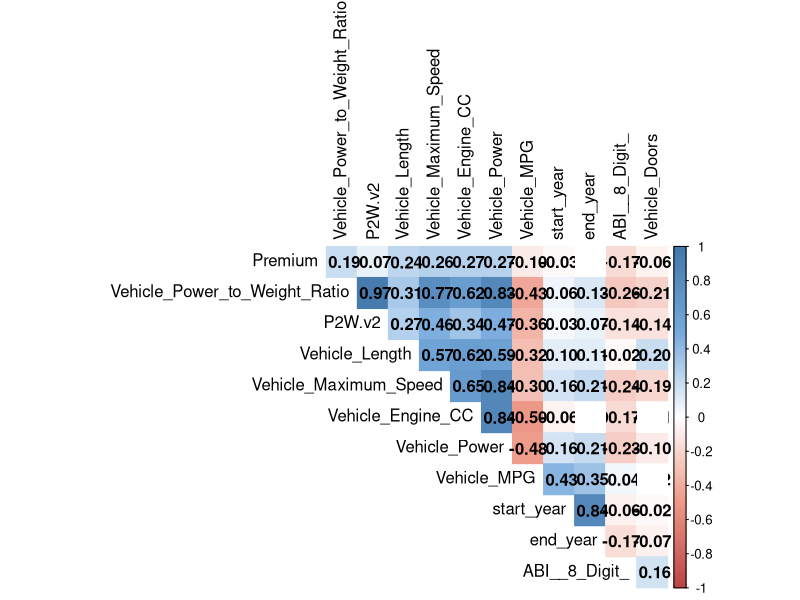
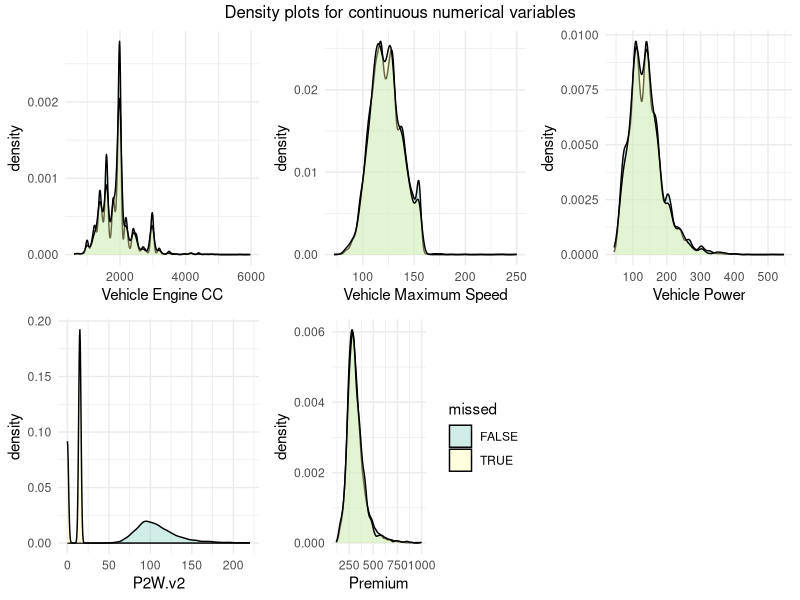
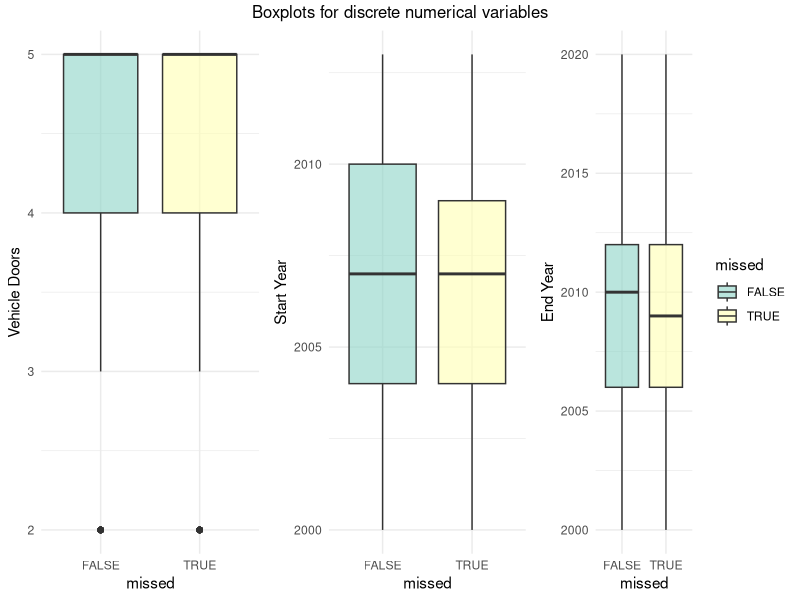
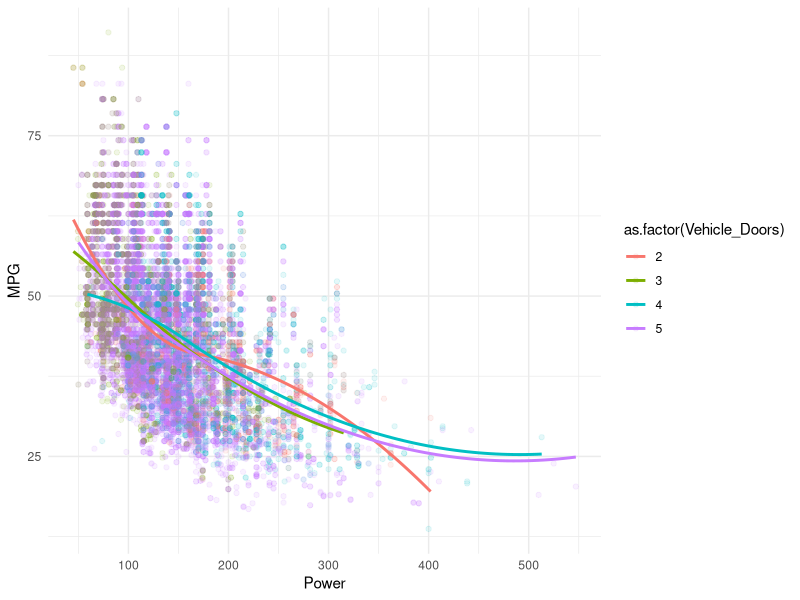
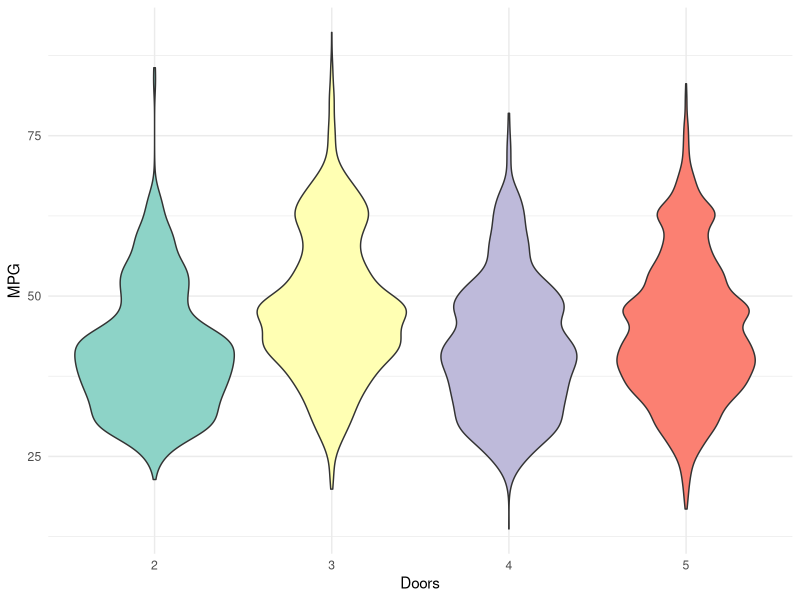
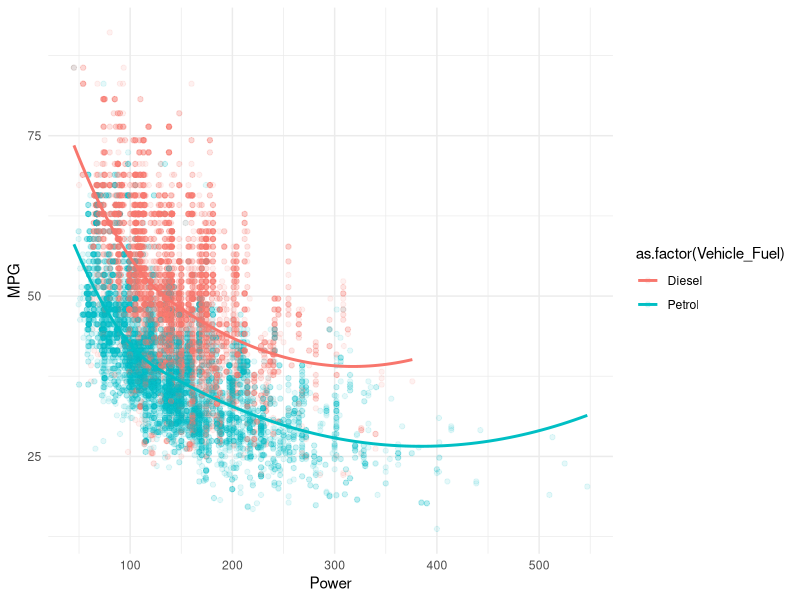
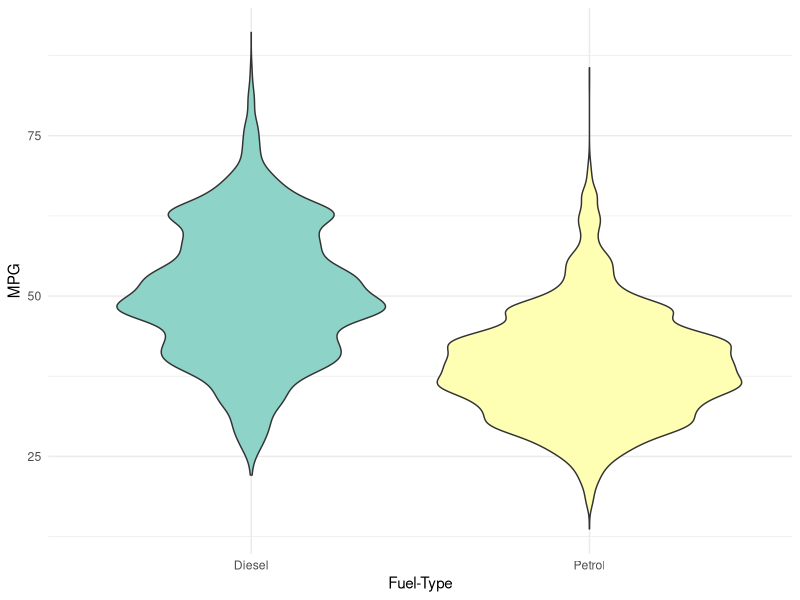
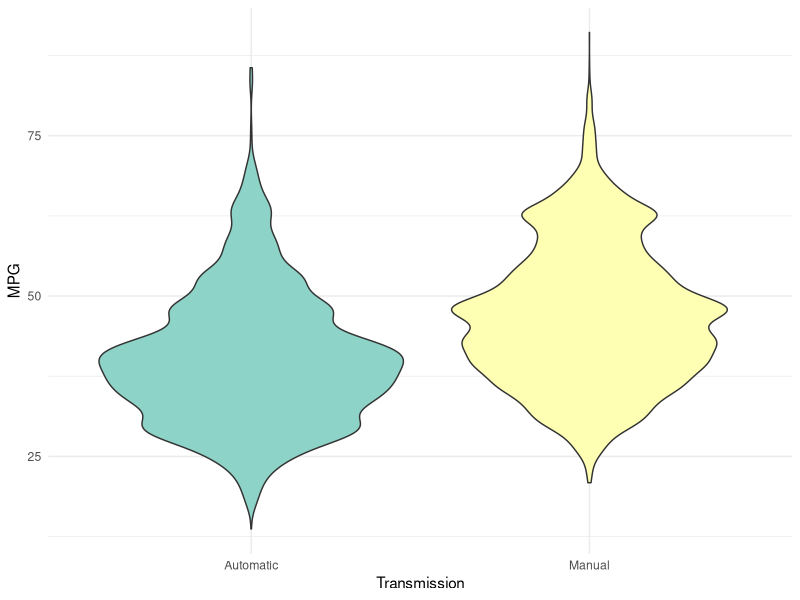

R code for these plots, in order: (Note: this script raises an error after producing the figures.)
# Load libraries
library(tidyverse)
library(corrplot)
library(caret)
library(ggplot2)
library(gridExtra)
library(glmnet)
library(boot)
library(randomForest)

# Read data
vehicle_data = read.csv("Vehiclefile_Test.csv")
vehicle_data3=read.csv("Vehiclefile_Test.csv")

# Assess feature variable types
lapply(vehicle_data,class)

# Remove £ symbol from premium
vehicle_data$Premium = gsub("£","",vehicle_data$Premium)

# Split vehicle registration years into start and end year
vehicle_data$start_year = as.data.frame(str_split_fixed(vehicle_data$Vehicle_Years, "-", 2))[[1]]
vehicle_data$end_year = as.data.frame(str_split_fixed(vehicle_data$Vehicle_Years, "-", 2))[[2]]

# If vehicle currently registered then enter 2020 as end year
vehicle_data$end_year = as.character(vehicle_data$end_year)
vehicle_data[vehicle_data$end_year=="",]$end_year = "2020"

# List of variables to amend
numeric_variables = c("ABI__8_Digit_","Vehicle_Doors","Vehicle_Engine_CC","Vehicle_length",
                      "Vehicle_Maximum_Speed","Vehicle_MPG","Vehicle_Power Vehicle_Power_to_Weight_Ratio",
                      "Premium","P2W.v2","start_year","end_year")
catagorical_variables = c("Vehicle_Model","Vehicle_Brand","Vehicle_Transmission")
remove_variables = c("Vehicle_Years")

# Amend numerical data (NA's introduced)
vehicle_data[,which(names(vehicle_data) %in% numeric_variables)]=
  lapply(vehicle_data[,which(names(vehicle_data) %in% numeric_variables)],
         function(x) as.numeric(as.character(x)))

# Amend catagorical data
vehicle_data[,which(names(vehicle_data) %in% catagorical_variables)]=
  lapply(vehicle_data[,which(names(vehicle_data) %in% catagorical_variables)],
         function(x) as.factor(as.character(x)))

# Remove variables
vehicle_data=vehicle_data[,-which(names(vehicle_data) %in% remove_variables)]

# Check corrections
lapply(vehicle_data,class)
View(vehicle_data)
# Create colour palette for corrplot
col = colorRampPalette(c("#BB4444", "#EE9988", "#FFFFFF", "#77AADD", "#4477AA"))

# Pearson correlation coefficient, use only numeric variables
corr = cor(vehicle_data[,sapply(vehicle_data, is.numeric)],use = "pairwise.complete.obs")

# Significance levels
res =cor.mtest(vehicle_data[,sapply(vehicle_data, is.numeric)],use = "pairwise.complete.obs", conf.level = .95)

# Plot of correlation for all numeric variables
corrplot(corr,method="color",col=col(200),type="upper",tl.col = "black", addCoef.col = "black",
         tl.srt = 90,order="hclust",p.mat=res$p,insig="blank",sig.level=0.01,diag=F)

# Missing values:
summary(vehicle_data)
# There are 2030 missing Vehicle: Length, Power to Weigh Ratio and MPG (and 4060 missing premiums):
#   (1) Missing values intersect?
na_length = which(is.na(vehicle_data$Vehicle_Length))
na_ptwr = which(is.na(vehicle_data$Vehicle_Power_to_Weight_Ratio))
na_mpg = which(is.na(vehicle_data$Vehicle_MPG))
na_premium = which(is.na(vehicle_data$Premium))
length(Reduce(intersect, list(na_length,na_mpg,na_ptwr)))
#       Yes, all of them.
# Same overlap with premium?
length(Reduce(intersect, list(na_length,na_mpg,na_ptwr,na_premium)))
# No, only 396.

#   (2) Pattern of 2030 missing values or missing at random?

# Add a category for missing or not in new dataframe:
missed = rep(F,nrow(vehicle_data))
vehicle_data2 = cbind(vehicle_data,missed)
remove(missed)
vehicle_data2[na_length,]$missed = T

# Density plots of continuous numerical variables to assess distributions
p1 = ggplot(data=vehicle_data2,aes(x=Vehicle_Engine_CC,fill=missed))+geom_density(alpha=0.4)+
  scale_fill_brewer(palette="Set3") +labs(x="Vehicle Engine CC")+theme_minimal()+
  theme(legend.position = "none")
p2 = ggplot(data=vehicle_data2,aes(x=Vehicle_Maximum_Speed,fill=missed))+geom_density(alpha=0.4)+
  scale_fill_brewer(palette="Set3") +labs(x="Vehicle Maximum Speed")+theme_minimal()+
  theme(legend.position = "none")
p3 = ggplot(data=vehicle_data2,aes(x=Vehicle_Power,fill=missed))+geom_density(alpha=0.4)+
  scale_fill_brewer(palette="Set3") +labs(x="Vehicle Power")+theme_minimal()+
  theme(legend.position = "none")
p4 = ggplot(data=vehicle_data2,aes(x=P2W.v2,fill=missed))+geom_density(alpha=0.4)+
  scale_fill_brewer(palette="Set3") + xlim(c(0,220))+theme_minimal()+
  theme(legend.position = "none")
p5 = ggplot(data=vehicle_data2,aes(x=Premium,fill=missed))+geom_density(alpha=0.4)+
  scale_fill_brewer(palette="Set3")+theme_minimal()

# Plot together on a grid
grid.arrange(
  p1,p2,p3,p4,p5,
  nrow = 2,
  top = "Density plots for continuous numerical variables"
  )

# It appears that the values are not missing from random, in fact, the missing values seem to have
# much lower P2W.v2.

# Boxplots for discrete numerical data
b1 = ggplot(data=vehicle_data2,aes(x=missed,y=Vehicle_Doors,fill=missed))+geom_boxplot(alpha=.6)+
  scale_fill_brewer(palette="Set3")+theme_minimal()+labs(y="Vehicle Doors")+
  theme(legend.position = "none")
b2 = ggplot(data=vehicle_data2,aes(x=missed,y=start_year,fill=missed))+geom_boxplot(alpha=0.6)+
  scale_fill_brewer(palette="Set3")+theme_minimal()+labs(y="Start Year")+
  theme(legend.position = "none")
b3 = ggplot(data=vehicle_data2,aes(x=missed,y=end_year,fill=missed))+geom_boxplot(alpha=0.6)+
  scale_fill_brewer(palette="Set3")+theme_minimal()+labs(y="End Year")

# Plot together on a grid
grid.arrange(
  b1,b2,b3,
  nrow = 1,
  top = "Boxplots for discrete numerical variables"
)
# From these boxplots, all variables seem to have been picked at random

# distribution of car brands within missing values
round(prop.table(table(vehicle_data2$Vehicle_Brand,vehicle_data2$missed),2)*100,2)
# The proportions of car brand in missing and non-missing data are similar, 
# i.e. appear to be chosen at random.

# distribution of transmission within missing values
round(prop.table(table(vehicle_data2$Vehicle_Transmission,vehicle_data2$missed),2)*100,2)
# Distribution similar => random

# distribution of fuel type within missing values
round(prop.table(table(vehicle_data2$Vehicle_Fuel,vehicle_data2$missed),2)*100,2)
# Distribution similar => random

#   Conclude: Missing data pattern only appears for P2W.v2 as mentioned before
summary(vehicle_data[(na_length),]$P2W.v2)
summary(vehicle_data[-(na_length),]$P2W.v2)

levels(as.factor(vehicle_data[(na_length),]$P2W.v2))
# Upon further inspection, it appears that P2W.v2 takes either a value of 0 or 15 for missing values
# => this variable is unreliable (lowest P2W.v2 is 31.5)
# We will not be able to use this variable in predicting missing values.

# Multivariate missing data:
#   1. Are all of the same type, that is, numeric,
#   2. Do not appear to have strong correlations,
#   3. Imputation may create combinations that are impossible in real-life scenarios.
#   4. Missing at random.

# Method:
#   -> Predict missing values separately using relevant non-missing features,
#   If there was not the same time-constraint:
#   -> Predict missing values using relevant non-missing features and 1 predicted feature
#   -> Predict missing values using relevant non-missing features and all other predicted features (if relevant)
#   -> Store the average result.

# Predicting MPG (assumptions):
#   -> Most likely relevant: Emgine-CC, max-speed, power, (Predicted:power to weight ratio)
#   -> Possibly relevant: Doors (more doors => heavier => lower mpg?),
#                         Fuel-type (similar reasoning to above)
#                         Transmission (automatic more fule efficient?)
#                         (Predicted:Length (longer => lower mpg?)) 

# Strong positive multicollinearity between vehicle power, max-speed and power
# (in particular vehicle power highly positively correlated to other 2)

# doors-mpg:
ggplot(vehicle_data[-na_length,],aes(Vehicle_Power,Vehicle_MPG,colour=as.factor(Vehicle_Doors)))+
  geom_point(alpha=0.1)+
  geom_smooth(se=F,method=lm,formula = y ~ splines::bs(x, degree=2,df=3))+theme_minimal()+
  labs(x="Power",y="MPG")
#Violin plot:
ggplot(vehicle_data[-na_length,],aes(as.factor(Vehicle_Doors),Vehicle_MPG,fill=as.factor(Vehicle_Doors)))+
  geom_violin()+theme_minimal()+theme(legend.position= "none")+
  scale_fill_brewer(palette="Set3")+labs(x="Doors",y="MPG")
# Not a huge difference. 3 door cars seem to have higher mpg in general.

# fuel-type-mpg:
ggplot(vehicle_data[-na_length,],aes(Vehicle_Power,Vehicle_MPG,colour=as.factor(Vehicle_Fuel)))+
  geom_point(alpha=0.1)+
  geom_smooth(se=F,method=lm,formula = y ~ splines::bs(x, degree=2,df=3))+theme_minimal()+
  labs(x="Power",y="MPG")
# Violin plot:
ggplot(vehicle_data[-na_length,],aes(Vehicle_Fuel,Vehicle_MPG,fill=Vehicle_Fuel))+
  geom_violin()+theme_minimal()+theme(legend.position= "none")+
  scale_fill_brewer(palette="Set3")+labs(x="Fuel-Type",y="MPG")
# Appears that Diesal cars have higher mpg

# transmission-mpg: violin plot
ggplot(vehicle_data[-na_length,],aes(Vehicle_Transmission,Vehicle_MPG,fill=Vehicle_Transmission))+
  geom_violin()+theme_minimal()+theme(legend.position= "none")+
  scale_fill_brewer(palette="Set3")+labs(x="Transmission",y="MPG")
# Appears that there are some manual cars with higher mpg

# Length-mpg
ggplot(vehicle_data[-na_length,],aes(Vehicle_Length,Vehicle_MPG,colour=as.factor(Vehicle_Doors)))+
  geom_point(alpha=.2)+theme_minimal()+labs(x="Length",y="MPG")
# Appears to be no meaningful effect

# Predicting length assumptions:
#   -> Most likely relevant: !doors!, max-speed, engine-cc, power
#   -> possibly relevant: transmission?, fuel-type?

# Doors-length: 
ggplot(vehicle_data[-na_length,],aes(Vehicle_Power,Vehicle_Length,colour=as.factor(Vehicle_Doors)))+
  geom_point(alpha=0.1)+
  geom_smooth(se=F,method=lm,formula = y ~ splines::bs(x, degree=2,df=3))+theme_minimal()+
  labs(x="Power",y="Length")
# Violin plot:
ggplot(vehicle_data[-na_length,],aes(as.factor(Vehicle_Doors),Vehicle_Length,fill=as.factor(Vehicle_Doors)))+
  geom_violin()+theme_minimal()+theme(legend.position= "none")+
  scale_fill_brewer(palette="Set3")+labs(x="Doors",y="Length")+ylim(c(2500,5500))
# 3 door cars are shortest, 4 door cars are longest, 5 door cars are eavenly spread out.

#transmission-length:
ggplot(vehicle_data[-na_length,],aes(Vehicle_Transmission,Vehicle_Length,fill=Vehicle_Transmission))+
  geom_violin()+theme_minimal()+theme(legend.position= "none")+
  scale_fill_brewer(palette="Set3")+labs(x="Transmission",y="Length")
# Manual slightly shorter? not much difference

#fueltype-length:
ggplot(vehicle_data[-na_length,],aes(Vehicle_Fuel,Vehicle_Length,fill=Vehicle_Fuel))+
  geom_violin()+theme_minimal()+theme(legend.position= "none")+
  scale_fill_brewer(palette="Set3")+labs(x="Fuel Type",y="Length")
# Petrol slightly shorter? not much difference

# Predicting p2wr assumptions:
#   -> Most likely relevant: max-speed, power, engine-cc, (pred:mpg) (from corrplot)
#   -> other catagorical variables not as relevant here?

# Due to time constraints I am not considering interaction terms and will only consider higher order terms
# of numerical variables up to cubic terms.

# Choosing a model for MPG:
# Variables chosen: fuel-type, engine-cc, maxspeed, power & power-to-weight-ratio.
# Assess what level of higher order terms to choose:

set.seed(123)
# Choose K=9 for cross-validation => test set will be ~2000 = size of missing values
cv.errors=rep(0,9)
for (i in 1:3){
  for (j in 1:3){
    # Build linear model
    mpg_lm1 = glm(Vehicle_MPG~Vehicle_Fuel+poly(Vehicle_Maximum_Speed,i)+poly(Vehicle_Power,j),
                  data=vehicle_data[-na_length,])
    # Save cross-validation estimate of test error
    cv.errors[(i-1)*3+j]=cv.glm(vehicle_data[-na_length,],mpg_lm1,K=9)$delta[1]
  }
}
cv.errors
# Choose quadratic vehicle_power and linear max-speed variables
# (reduction in error for higher terms negligable compared to
# the increase in polynomial term overfitting caused.)

# Assess linear model
mpg_lm1_fin = lm(Vehicle_MPG~Vehicle_Fuel+Vehicle_Maximum_Speed+poly(Vehicle_Power,2),
                 data=vehicle_data[-na_length,])

# Check params ---> all highly significant
summary(mpg_lm1_fin)

# Assess linearity assumptions:
plot(mpg_lm1_fin)
# Residuals-vs-fitted => no heteroskedasticity
# QQ plot and residuals-vs-levarage => outliers may skew parameter results

# Compare various models using cross-validation:
set.seed(1)
train.control <- trainControl(method = "cv", number = 9)
summary(vehicle_data[-which(is.na(vehicle_data)),])
#LS
ls_model <- train(Vehicle_MPG ~ Vehicle_Engine_CC+poly(Vehicle_Power,2)+
                    Vehicle_Maximum_Speed+Vehicle_Fuel, data = vehicle_data[-na_length,],
                  method = "lm",trControl = train.control,na.action = na.exclude)
#Ridge
ridge_model <- train(Vehicle_MPG ~ Vehicle_Engine_CC+poly(Vehicle_Power,2)+
                       Vehicle_Maximum_Speed+Vehicle_Fuel, data = vehicle_data[-na_length,], method = "ridge",
                     trControl = train.control,na.action = na.exclude)
#Lasso
lasso_model <- train(Vehicle_MPG ~ Vehicle_Engine_CC+poly(Vehicle_Power,2)+
                       Vehicle_Maximum_Speed+Vehicle_Fuel, data=vehicle_data[-na_length,], method = "lasso",
                     trControl = train.control,na.action = na.exclude)
#PCR
pcr_model <- train(Vehicle_MPG ~ Vehicle_Engine_CC+poly(Vehicle_Power,2)+
                     Vehicle_Maximum_Speed+Vehicle_Fuel, data=vehicle_data[-na_length,], method = "pcr",
                   trControl = train.control,na.action = na.exclude)

#Compare linear models using the root mean square error metric (estimate of model standard error)
results <- resamples(list(LS=ls_model,RIDGE=ridge_model,LASSO=lasso_model,PCR=pcr_model))
bwplot(results,metric = "RMSE")
# From the plot it is clear that ridge regression is the best performing

# The final value used for the model was lambda = 1e-04 (regularisation parameter)

# Predict missing MPG:
mpg_pred = predict(ridge_model,newdata = vehicle_data[na_length,])
#Round to 1dp and insert missing values (there are two eronious data points with various NA's that I ignore)
missing_ids = intersect(names(mpg_pred),rownames(missing_data))
vehicle_data[missing_ids,]$Vehicle_MPG=round(mpg_pred,1)
"
METHOD:
  PROS:
    -> Prediction accuracy of the ridge regression model for mpg was good.
    -> Variance of RMSE was low (from boxplot)
    -> More accurate than imputing mean/median/mode
  CONS:
    -> Error in prediction unavoidable
    -> May create MPG values that are impossible in real-life
"

#Simple linear model to predict length
simple_lin_length = glm(Vehicle_Length~Vehicle_Doors+Vehicle_Maximum_Speed+Vehicle_Engine_CC+Vehicle_Power,
                       data=vehicle_data[-na_length,])
cv_errs_length = cv.glm(vehicle_data[-na_length,],simple_lin_length,K=9)

# Assess cv-error
cv_errs_length$delta[1]
# 70784.57 => linear modelling not appropriate (error far too high)

# Hence a better method to handle missing length is to impute group median/mean length for each door type:
vehicle_data %>%
  group_by(Vehicle_Doors) %>%
  summarise(MEDIAN=median(Vehicle_Length,na.rm=T),MEAN=mean(Vehicle_Length,na.rm=T),FREQ = n())
# The mean length for each group is lower than median => mean not skewed by outliers

# Hence impute group mean length for missing length values
vehicle_data$Vehicle_Length=ave(vehicle_data$Vehicle_Length,vehicle_data$Vehicle_Doors,
                                FUN=function(x) ifelse(is.na(x), mean(x,na.rm=TRUE), x))
"
METHOD:
  PROS:
    -> There will be no impossible values (i.e. negative or massive lengths)
    -> Computationally time and cost efficient (unlike, say, random forest)
  CONS:
    -> The true test error will be high
    -> May create impossible combinations with other variables, but less likely than with predicting.

Build model for power to weight ratio?
variables: max-speed, power, engine-cc, (pred:mpg)
(If P2W.v2 was available the prediction would be much more accurate since their correlation ≈ perfect positive)
"
for (i in 1:2){
  for (j in 1:2){
    for (k in 1:2){
      lm_p2w = glm(Vehicle_Power_to_Weight_Ratio~poly(Vehicle_Maximum_Speed,k)+
                     poly(Vehicle_Power,j)+poly(Vehicle_Engine_CC,i)+Vehicle_MPG,
        data = vehicle_data[-na_length,])
      print(cv.glm(vehicle_data[-na_length,],lm_p2w,K=9)$delta[1])
    }
  }
}
# Choose max-speed quadratic, all else linear (largest reduction in cv-error)
# Train multiple linear models as before:
# LS
ls_model2 <- train(Vehicle_Power_to_Weight_Ratio~poly(Vehicle_Maximum_Speed,2)+
                     Vehicle_Power+Vehicle_Engine_CC+Vehicle_MPG, data = vehicle_data[-na_length,],
                  method = "lm",trControl = train.control,na.action = na.exclude)
#Ridge
ridge_model2 <- train(Vehicle_Power_to_Weight_Ratio~poly(Vehicle_Maximum_Speed,2)+
                        Vehicle_Power+Vehicle_Engine_CC+Vehicle_MPG, data = vehicle_data[-na_length,], method = "ridge",
                     trControl = train.control,na.action = na.exclude)
#Lasso
lasso_model2 <- train(Vehicle_Power_to_Weight_Ratio~poly(Vehicle_Maximum_Speed,2)+
                        Vehicle_Power+Vehicle_Engine_CC+Vehicle_MPG, data=vehicle_data[-na_length,], method = "lasso",
                     trControl = train.control,na.action = na.exclude)
#PCR
pcr_model2 <- train(Vehicle_Power_to_Weight_Ratio~poly(Vehicle_Maximum_Speed,2)+
                      Vehicle_Power+Vehicle_Engine_CC+Vehicle_MPG, data=vehicle_data[-na_length,], method = "pcr",
                   trControl = train.control,na.action = na.exclude)

#Compare linear models using the root mean square error metric (estimate of model standard error)
results2 <- resamples(list(LS=ls_model2,RIDGE=ridge_model2,LASSO=lasso_model2,PCR=pcr_model2))
bwplot(results2,metric = "RMSE")
# From the plot it shows that, by RMSE, ridge is best performing. However, lasso is not too far behind,
# and the variance in error is much lower so this is a better choice.

# Predict power to weight ratio using lasso model
pred_p2wr = predict(lasso_model2,newdata=vehicle_data[na_length,])
# Insert predicted values:
vehicle_data[missing_ids,]$Vehicle_Power_to_Weight_Ratio=round(pred_p2wr,1)
View(vehicle_data)

length(levels(vehicle_data$Vehicle_Brand))
"
METHOD pro's and con's same as with predicting mpg. As mentioned before if P2W.v2 was available predictions
would be far more accurate. It would be interesting to see how MICE algorithm would have dealt with the NA's.
"

# How does the lasso model handle adding car-brand?
large_lasso<- train(Vehicle_Power_to_Weight_Ratio~Vehicle_Maximum_Speed+
                      Vehicle_Power+Vehicle_Engine_CC+Vehicle_MPG+Vehicle_Brand, 
                    data=vehicle_data[-na_length,], method = "lasso",
                      trControl = train.control,na.action = na.exclude)

results2 <- resamples(list(LS=ls_model2,RIDGE=ridge_model2,LASSO=lasso_model2,PCR=pcr_model2,LargeLasso=large_lasso))
bwplot(results2,metric = "RMSE")
# Addition of brand variable reduces the RMSE by ~ 0.5. This is a great improvement, however the model failed to
# fit at 3 folds on the optimal regularisation parameter due to zero variance of some columns.

"
Issues with using imputed variables in predicting premium:
  -> Error in imputed values will create inaccurate param's in the fitted model
    => use non-imputed values to train and assess error initially.
"
vehicle_data$missed=vehicle_data2[-which(is.na(vehicle_data2$ABI__8_Digit_)),]$missed
# Assess distribution of imputated/predicted values:
plot1 = ggplot(data=vehicle_data,aes(x=Vehicle_Length,fill=missed))+geom_density(alpha=0.4)+
  scale_fill_brewer(palette="Set3") +labs(x="Vehicle Length")+theme_minimal()+
  theme(legend.position = "none")
plot2 = ggplot(data=vehicle_data,aes(x=Vehicle_MPG,fill=missed))+geom_density(alpha=0.4)+
  scale_fill_brewer(palette="Set3") +labs(x="Vehicle MPG")+theme_minimal()+
  theme(legend.position = "none")
plot3 = ggplot(data=vehicle_data,aes(x=Vehicle_Power_to_Weight_Ratio,fill=missed))+
  geom_density(alpha=0.4)+
  scale_fill_brewer(palette="Set3") +labs(x="Vehicle P2WR")+theme_minimal()
# Plot together on a grid
grid.arrange(
  plot1,plot2,plot3,
  nrow = 1,
  top = "Assess how imputation has affected distribution"
)
"
imputed vehicle lengths distributed about the group means as expected (group=no.doors)
imputed Vehicle-MPG is has been heavily skewed towards the mean,
imputed power to weight ratio is almost perfectly distributed as non-missing data

Improvement:
  Model power to weight ratio (P2WR) as before, but without MPG. Then model MPG as before but with the addition
  of the P2WR variable. Average the predicted mpg and P2WR variables.
  ... and further ...
  i.e. model (MPG,Length, P2WR) ~ multivariate_gaussian(mean,var-cov).
"

length(intersect(missing_ids,which(is.na(vehicle_data$Premium))))
# 394 entries have missing (imputed) feature values and missing premium.
length(which(is.na(vehicle_data$Premium)))-394
# This leaves 3636 entries that can be predicted using non-imputed feature values.
# missing feature and not missing premium:
length(intersect(missing_ids,which(!is.na(vehicle_data$Premium))))
# 1634 premiums are not missing but have missing features.
length(union(missing_ids,which(is.na(vehicle_data$Premium))))
5664/20112
# 5664 entries have missing premium and features, this is 28% of the data, i.e. a lot.
non_valid_ids = as.numeric(union(missing_ids,which(is.na(vehicle_data$Premium))))

"
This is important to know because we need to be able to assess how much effect the imputed values
has on the predicted premium.

I want to use Support Vector Machines to try to predict Premium, this requires manual k-fold-CV
"
#remove entries with missing premium & features.
shuffled_data = vehicle_data[-non_valid_ids,]
#Randomly shuffle the data
shuffled_data=shuffled_data[sample(nrow(shuffled_data)),]
#Create 4 equally size folds (creates test size roughly equal to number of missing premiums)
folds = cut(seq(1,nrow(shuffled_data)),breaks=9,labels=F)

#Perform 4 fold cross validation
cv.errs.prem = rep(0,4)
for(i in 1:4){
  #Segement your data by fold using the which() function 
  testIndexes = which(folds==i,arr.ind=TRUE)
  testData = shuffled_data[testIndexes, ]
  trainData = shuffled_data[-testIndexes, ]
  svm_premium = svm(Premium~.-ABI__8_Digit_-Vehicle_Model-P2W.v2,
                    data=trainData,
                    type="eps-regression",
                    kernel="linear")
  pred_premium = predict(svm_premium,newdata=testData)
  cv.errs.prem[i]=(sum((pred_premium-testData$Premium)^2)/nrow(testData))
}
svm_premium$SV
sqrt(sum(cv.errs.prem)/4)
"
Even without addition of any imputed values we get a 4-fold cross validated root mean squared error of 86.29757.
CON - this method is coputationally expensive and time consuming.
Let's see if previous regression methods outperform SVM.
As before, lasso regression can perform variable selection so let's try, but repeat 5 times since fold are small in number:
"
set.seed(1)
train.control2 <- trainControl(method = "repeatedcv", number = 4, repeats = 5)
large_lasso2<- train(Premium~.-ABI__8_Digit_-Vehicle_Model-P2W.v2,
                    data=vehicle_data[-non_valid_ids,],
                    method = "lasso",
                    trControl = train.control2,
                    na.action = na.exclude)
# Fails to fit model for many folds with fraction=0.9
plot(large_lasso2)
large_lasso2$results$RMSESD
# However, at fraction=0.5, the RMSE is ≈ 86 which is lower than SVM and computationally this method
# is much more efficient. Also the cv is repeated, so the RMSE is more accurate than that of the SVM model.

# Let's fit the lasso model to the data with imputed values included
set.seed(1)
large_lasso_with_imputed=train(Premium~.-ABI__8_Digit_-Vehicle_Model-P2W.v2,
                               data=vehicle_data[-na_premium,],
                               method = "lasso",
                               trControl = train.control2,
                               na.action = na.exclude)
large_lasso_with_imputed$results$RMSE
large_lasso_with_imputed$results$RMSESD
plot(large_lasso_with_imputed)
# As expected, there is an increase in the RMSE due to imputed values.

# Finally, let's try without brand feature:
set.seed(1)
large_lasso_with_imputed_no_brand=train(Premium~.-ABI__8_Digit_-Vehicle_Model-P2W.v2-Vehicle_Brand,
                                        data=vehicle_data[-na_premium,],
                                        method = "lasso",
                                        trControl = train.control2,
                                        na.action = na.exclude)
large_lasso_with_imputed_no_brand$results$RMSE
large_lasso_with_imputed_no_brand$results$RMSESD
plot(large_lasso_with_imputed_no_brand)
plot(large_lasso_with_imputed_no_brand$finalModel)
"
PROS: 
  The model can be fitted for all fractions,
  Computationally much quicker & negligable difference in RMSE compared to the previous lasso regression.
Predict Premiums:
"
pred_prem = predict(large_lasso_with_imputed_no_brand,newdata = vehicle_data[na_premium,])
na_ids = intersect(names(pred_prem),na_premium)
vehicle_data[na_ids,]$Premium=round(pred_prem,1)

# Finally delete the eronious NA's that have plagued our data:
vehicle_data=vehicle_data[-which(is.na(vehicle_data$ABI__8_Digit_)),]




